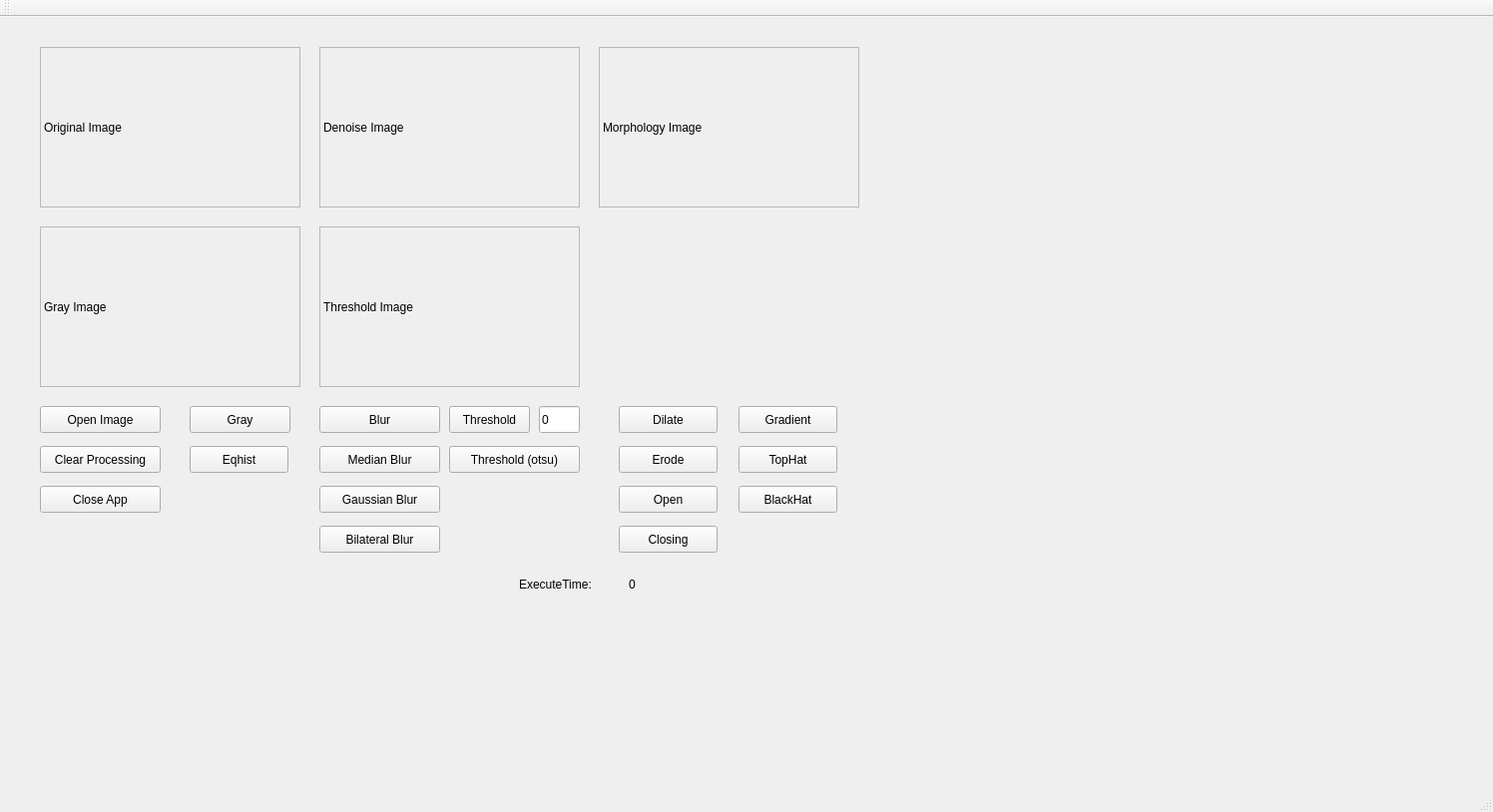
<?xml version="1.0" encoding="UTF-8"?>
<ui version="4.0">
 <class>MainWindow</class>
 <widget class="QMainWindow" name="MainWindow">
  <property name="geometry">
   <rect>
    <x>0</x>
    <y>0</y>
    <width>1496</width>
    <height>814</height>
   </rect>
  </property>
  <property name="windowTitle">
   <string>MainWindow</string>
  </property>
  <widget class="QWidget" name="centralWidget">
   <widget class="QLabel" name="OriginalImage">
    <property name="geometry">
     <rect>
      <x>40</x>
      <y>30</y>
      <width>261</width>
      <height>161</height>
     </rect>
    </property>
    <property name="frameShape">
     <enum>QFrame::StyledPanel</enum>
    </property>
    <property name="text">
     <string>Original Image</string>
    </property>
   </widget>
   <widget class="QLabel" name="GrayImage">
    <property name="geometry">
     <rect>
      <x>40</x>
      <y>210</y>
      <width>261</width>
      <height>161</height>
     </rect>
    </property>
    <property name="frameShape">
     <enum>QFrame::StyledPanel</enum>
    </property>
    <property name="text">
     <string>Gray Image</string>
    </property>
   </widget>
   <widget class="QPushButton" name="OpenImageButton">
    <property name="geometry">
     <rect>
      <x>40</x>
      <y>390</y>
      <width>121</width>
      <height>27</height>
     </rect>
    </property>
    <property name="text">
     <string>Open Image</string>
    </property>
   </widget>
   <widget class="QPushButton" name="ClearProcessingButton">
    <property name="geometry">
     <rect>
      <x>40</x>
      <y>430</y>
      <width>121</width>
      <height>27</height>
     </rect>
    </property>
    <property name="text">
     <string>Clear Processing</string>
    </property>
   </widget>
   <widget class="QPushButton" name="GrayButton">
    <property name="geometry">
     <rect>
      <x>190</x>
      <y>390</y>
      <width>101</width>
      <height>27</height>
     </rect>
    </property>
    <property name="text">
     <string>Gray</string>
    </property>
   </widget>
   <widget class="QPushButton" name="EqhistButton">
    <property name="geometry">
     <rect>
      <x>190</x>
      <y>430</y>
      <width>99</width>
      <height>27</height>
     </rect>
    </property>
    <property name="text">
     <string>Eqhist</string>
    </property>
   </widget>
   <widget class="QPushButton" name="CloseAppButton">
    <property name="geometry">
     <rect>
      <x>40</x>
      <y>470</y>
      <width>121</width>
      <height>27</height>
     </rect>
    </property>
    <property name="text">
     <string>Close App</string>
    </property>
   </widget>
   <widget class="QLabel" name="DenoiseImage">
    <property name="geometry">
     <rect>
      <x>320</x>
      <y>30</y>
      <width>261</width>
      <height>161</height>
     </rect>
    </property>
    <property name="frameShape">
     <enum>QFrame::StyledPanel</enum>
    </property>
    <property name="text">
     <string>Denoise Image</string>
    </property>
   </widget>
   <widget class="QLabel" name="ThresholdImage">
    <property name="geometry">
     <rect>
      <x>320</x>
      <y>210</y>
      <width>261</width>
      <height>161</height>
     </rect>
    </property>
    <property name="frameShape">
     <enum>QFrame::StyledPanel</enum>
    </property>
    <property name="text">
     <string>Threshold Image</string>
    </property>
   </widget>
   <widget class="QLabel" name="MorphologyImage">
    <property name="geometry">
     <rect>
      <x>600</x>
      <y>30</y>
      <width>261</width>
      <height>161</height>
     </rect>
    </property>
    <property name="frameShape">
     <enum>QFrame::StyledPanel</enum>
    </property>
    <property name="text">
     <string>Morphology Image</string>
    </property>
   </widget>
   <widget class="QPushButton" name="BlurButton">
    <property name="geometry">
     <rect>
      <x>320</x>
      <y>390</y>
      <width>121</width>
      <height>27</height>
     </rect>
    </property>
    <property name="text">
     <string>Blur</string>
    </property>
   </widget>
   <widget class="QPushButton" name="MedianBlurButton">
    <property name="geometry">
     <rect>
      <x>320</x>
      <y>430</y>
      <width>121</width>
      <height>27</height>
     </rect>
    </property>
    <property name="text">
     <string>Median Blur</string>
    </property>
   </widget>
   <widget class="QPushButton" name="GaussianBlurButton">
    <property name="geometry">
     <rect>
      <x>320</x>
      <y>470</y>
      <width>121</width>
      <height>27</height>
     </rect>
    </property>
    <property name="text">
     <string>Gaussian Blur</string>
    </property>
   </widget>
   <widget class="QPushButton" name="BilateralBlurButton">
    <property name="geometry">
     <rect>
      <x>320</x>
      <y>510</y>
      <width>121</width>
      <height>27</height>
     </rect>
    </property>
    <property name="text">
     <string>Bilateral Blur</string>
    </property>
   </widget>
   <widget class="QPushButton" name="ThresholdButton">
    <property name="geometry">
     <rect>
      <x>450</x>
      <y>390</y>
      <width>81</width>
      <height>27</height>
     </rect>
    </property>
    <property name="text">
     <string>Threshold</string>
    </property>
   </widget>
   <widget class="QPushButton" name="ThresholdOtsuButton">
    <property name="geometry">
     <rect>
      <x>450</x>
      <y>430</y>
      <width>131</width>
      <height>27</height>
     </rect>
    </property>
    <property name="text">
     <string>Threshold (otsu)</string>
    </property>
   </widget>
   <widget class="QPushButton" name="DilateButton">
    <property name="geometry">
     <rect>
      <x>620</x>
      <y>390</y>
      <width>99</width>
      <height>27</height>
     </rect>
    </property>
    <property name="text">
     <string>Dilate</string>
    </property>
   </widget>
   <widget class="QPushButton" name="GradientButton">
    <property name="geometry">
     <rect>
      <x>740</x>
      <y>390</y>
      <width>99</width>
      <height>27</height>
     </rect>
    </property>
    <property name="text">
     <string>Gradient</string>
    </property>
   </widget>
   <widget class="QPushButton" name="ErodeButton">
    <property name="geometry">
     <rect>
      <x>620</x>
      <y>430</y>
      <width>99</width>
      <height>27</height>
     </rect>
    </property>
    <property name="text">
     <string>Erode</string>
    </property>
   </widget>
   <widget class="QPushButton" name="TopHatButton">
    <property name="geometry">
     <rect>
      <x>740</x>
      <y>430</y>
      <width>99</width>
      <height>27</height>
     </rect>
    </property>
    <property name="text">
     <string>TopHat</string>
    </property>
   </widget>
   <widget class="QPushButton" name="OpenButton">
    <property name="geometry">
     <rect>
      <x>620</x>
      <y>470</y>
      <width>99</width>
      <height>27</height>
     </rect>
    </property>
    <property name="text">
     <string>Open</string>
    </property>
   </widget>
   <widget class="QPushButton" name="BlackHatButton">
    <property name="geometry">
     <rect>
      <x>740</x>
      <y>470</y>
      <width>99</width>
      <height>27</height>
     </rect>
    </property>
    <property name="text">
     <string>BlackHat</string>
    </property>
   </widget>
   <widget class="QPushButton" name="ClosingButton">
    <property name="geometry">
     <rect>
      <x>620</x>
      <y>510</y>
      <width>99</width>
      <height>27</height>
     </rect>
    </property>
    <property name="text">
     <string>Closing</string>
    </property>
   </widget>
   <widget class="QLabel" name="label">
    <property name="geometry">
     <rect>
      <x>520</x>
      <y>560</y>
      <width>101</width>
      <height>17</height>
     </rect>
    </property>
    <property name="text">
     <string>ExecuteTime:</string>
    </property>
   </widget>
   <widget class="QLineEdit" name="lineEdit">
    <property name="geometry">
     <rect>
      <x>540</x>
      <y>390</y>
      <width>41</width>
      <height>27</height>
     </rect>
    </property>
    <property name="text">
     <string>0</string>
    </property>
   </widget>
   <widget class="QLabel" name="msTime">
    <property name="geometry">
     <rect>
      <x>630</x>
      <y>560</y>
      <width>67</width>
      <height>17</height>
     </rect>
    </property>
    <property name="text">
     <string>0</string>
    </property>
   </widget>
  </widget>
  <widget class="QMenuBar" name="menuBar">
   <property name="geometry">
    <rect>
     <x>0</x>
     <y>0</y>
     <width>1496</width>
     <height>25</height>
    </rect>
   </property>
  </widget>
  <widget class="QToolBar" name="mainToolBar">
   <attribute name="toolBarArea">
    <enum>TopToolBarArea</enum>
   </attribute>
   <attribute name="toolBarBreak">
    <bool>false</bool>
   </attribute>
  </widget>
  <widget class="QStatusBar" name="statusBar"/>
 </widget>
 <layoutdefault spacing="6" margin="11"/>
 <resources/>
 <connections/>
</ui>
